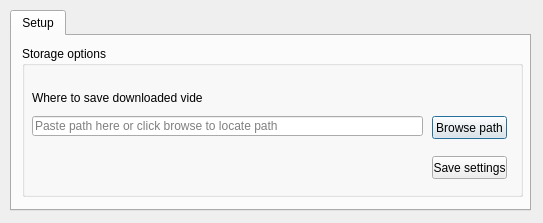
<?xml version="1.0" encoding="UTF-8"?>
<ui version="4.0">
 <class>pref</class>
 <widget class="QDialog" name="pref">
  <property name="geometry">
   <rect>
    <x>0</x>
    <y>0</y>
    <width>543</width>
    <height>223</height>
   </rect>
  </property>
  <property name="minimumSize">
   <size>
    <width>0</width>
    <height>0</height>
   </size>
  </property>
  <property name="maximumSize">
   <size>
    <width>543</width>
    <height>429</height>
   </size>
  </property>
  <property name="windowTitle">
   <string>Preference</string>
  </property>
  <property name="windowIcon">
   <iconset resource="../../resources.qrc">
    <normaloff>:/images/images/logo.png</normaloff>:/images/images/logo.png</iconset>
  </property>
  <widget class="QTabWidget" name="tabWidget">
   <property name="geometry">
    <rect>
     <x>10</x>
     <y>10</y>
     <width>521</width>
     <height>201</height>
    </rect>
   </property>
   <property name="currentIndex">
    <number>0</number>
   </property>
   <widget class="QWidget" name="tab">
    <attribute name="title">
     <string>Setup</string>
    </attribute>
    <widget class="QGroupBox" name="groupBox_11">
     <property name="geometry">
      <rect>
       <x>10</x>
       <y>10</y>
       <width>501</width>
       <height>151</height>
      </rect>
     </property>
     <property name="title">
      <string>Storage options</string>
     </property>
     <widget class="QLineEdit" name="path">
      <property name="geometry">
       <rect>
        <x>10</x>
        <y>70</y>
        <width>391</width>
        <height>20</height>
       </rect>
      </property>
      <property name="text">
       <string/>
      </property>
      <property name="placeholderText">
       <string>Paste path here or click browse to locate path</string>
      </property>
     </widget>
     <widget class="QLabel" name="rename_lga_warning_2">
      <property name="geometry">
       <rect>
        <x>10</x>
        <y>44</y>
        <width>171</width>
        <height>16</height>
       </rect>
      </property>
      <property name="styleSheet">
       <string notr="true"/>
      </property>
      <property name="text">
       <string>Where to save downloaded videos:</string>
      </property>
     </widget>
     <widget class="QPushButton" name="browse">
      <property name="geometry">
       <rect>
        <x>410</x>
        <y>70</y>
        <width>75</width>
        <height>23</height>
       </rect>
      </property>
      <property name="text">
       <string>Browse path</string>
      </property>
     </widget>
     <widget class="QPushButton" name="saveBtn">
      <property name="geometry">
       <rect>
        <x>410</x>
        <y>110</y>
        <width>75</width>
        <height>23</height>
       </rect>
      </property>
      <property name="text">
       <string>Save settings</string>
      </property>
     </widget>
    </widget>
   </widget>
  </widget>
 </widget>
 <resources>
  <include location="../../resources.qrc"/>
 </resources>
 <connections/>
</ui>
